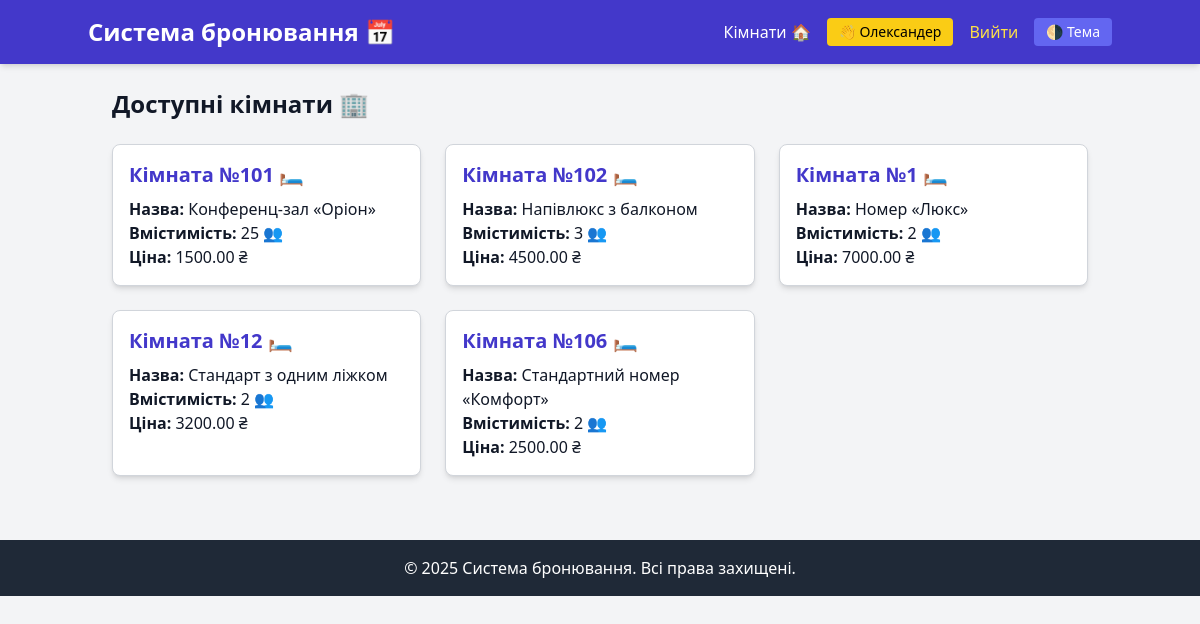
Screenshot of /rooms/ (signed in) with the database file from the repository.
### booking/models.py (models this page shows, shortened)
class Location(models.Model):
    number = models.CharField(max_length=10 , default='N/A')  # номер локації
    title = models.CharField(max_length=100,unique=True)
    capacity = models.PositiveIntegerField()
    price = models.DecimalField(max_digits=6, decimal_places=2)
    description = models.TextField()
    created_at = models.DateTimeField(auto_now_add=True)
    is_active = models.BooleanField(default=True)
    image = models.ImageField(upload_to='room_images/', blank=True, null=True)
    class Meta:
        verbose_name = _('Location')
        verbose_name_plural = _('Locations')
        ordering = ['title']

### booking/views.py (the view)
# urls.py: path('rooms/', views.room_list, name='room_list'),
def room_list(request):
    rooms = Location.objects.all()
    return render(request, "room_list.html", {"rooms_list": rooms})

### templates/room_list.html
{% extends "base.html" %}
{% block content %}
    <h2 class="text-2xl font-bold mb-6 text-gray-900 dark:text-gray-100">Доступні кімнати 🏢</h2>
    <div class="grid grid-cols-1 md:grid-cols-2 lg:grid-cols-3 gap-6">
        {% for room in rooms_list %}
            <a href="{% url 'location_detail' room.pk %}"
               class="block bg-white text-gray-900 shadow-md rounded-lg p-4 border border-gray-300 hover:bg-indigo-100 dark:bg-gray-800 dark:text-gray-100 dark:border-gray-700 dark:hover:bg-indigo-700 transition">
                <h3 class="text-xl font-semibold text-indigo-700 dark:text-indigo-400 mb-2">Кімната №{{ room.number }} 🛏️</h3>
                <p><strong>Назва:</strong> {{ room.title }}</p>
                <p><strong>Вмістимість:</strong> {{ room.capacity }} 👥</p>
                <p><strong>Ціна:</strong> {{ room.price }} ₴</p>
            </a>
        {% empty %}
            <p class="text-gray-700 dark:text-gray-300">Немає доступних кімнат.</p>
        {% endfor %}
    </div>
{% endblock %}

### templates/base.html (shortened to what this page needs)
<!DOCTYPE html>
<html lang="uk" class="">
<head>
    <script src="https://cdn.tailwindcss.com"></script>
</head>
<body class="bg-gray-100 text-gray-800 dark:bg-gray-900 dark:text-gray-100 transition-colors duration-300">
    <header class="bg-indigo-700 text-white p-4 shadow-md dark:bg-indigo-900">
        <div class="container mx-auto flex justify-between items-center">
            <h1 class="text-2xl font-bold">Система бронювання 📅</h1>
            <nav class="space-x-4 flex items-center">
                <a href="{% url 'room_list' %}" class="hover:underline">Кімнати 🏠</a>
                {% if user.is_authenticated %}
                    <a href="{% url 'profile' %}"
                       class="text-sm bg-yellow-400 text-black px-3 py-1 rounded hover:bg-yellow-500 transition inline-block">
                        👋 {{ user.username }}
                    </a>
                    <form action="{% url 'logout' %}" method="post" class="inline ml-4">
                        <button type="submit" class="text-yellow-300 hover:text-yellow-400">Вийти</button>
                    </form>
                {% else %}
                    <a href="{% url 'login' %}" class="hover:underline text-green-200">Увійти 🔐</a>
                    <a href="{% url 'register' %}" class="hover:underline text-yellow-200">Реєстрація ✍️</a>
                {% endif %}
                <button id="toggle-theme"
                        class="ml-4 px-3 py-1 text-sm bg-indigo-500 text-white rounded hover:bg-indigo-600 transition">
                    🌗 Тема
                </button>
            </nav>
        </div>
    </header>
    <main class="container mx-auto p-6">
        {% block content %}
        {% endblock %}
    </main>
    <footer class="bg-gray-800 text-white text-center p-4 mt-10 dark:bg-gray-900">
        &copy; 2025 Система бронювання. Всі права захищені.
    </footer>
</body>
</html>

### rows the page displays
Location: number "101", title "Конференц-зал «Оріон»", capacity "25", price "1500.00"
Location: number "102", title "Напівлюкс з балконом", capacity "3", price "4500.00"
Location: number "1", title "Номер «Люкс»", capacity "2", price "7000.00"
Location: number "12", title "Стандарт з одним ліжком", capacity "2", price "3200.00"
Location: number "106", title "Стандартний номер «Комфорт»", capacity "2", price "2500.00"

### other values shown
{{ user.username }} "Олександер"
